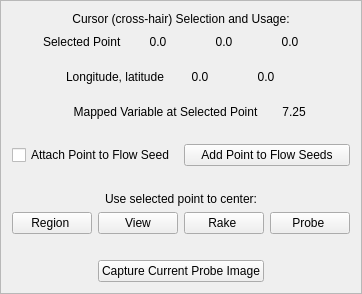
                <widget class="QFrame" name="frame8">
                 <property name="frameShape">
                  <enum>QFrame::StyledPanel</enum>
                 </property>
                 <property name="frameShadow">
                  <enum>QFrame::Raised</enum>
                 </property>
                 <layout class="QHBoxLayout">
                  <item>
                   <layout class="QVBoxLayout">
                    <item>
                     <widget class="QLabel" name="textLabel2_6">
                      <property name="text">
                       <string>Cursor (cross-hair) Selection and Usage:</string>
                      </property>
                      <property name="alignment">
                       <set>Qt::AlignCenter</set>
                      </property>
                      <property name="wordWrap">
                       <bool>false</bool>
                      </property>
                     </widget>
                    </item>
                    <item>
                     <layout class="QHBoxLayout">
                      <item>
                       <spacer name="spacer149">
                        <property name="orientation">
                         <enum>Qt::Horizontal</enum>
                        </property>
                        <property name="sizeType">
                         <enum>QSizePolicy::Expanding</enum>
                        </property>
                        <property name="sizeHint" stdset="0">
                         <size>
                          <width>21</width>
                          <height>20</height>
                         </size>
                        </property>
                       </spacer>
                      </item>
                      <item>
                       <widget class="QLabel" name="textLabel5">
                        <property name="text">
                         <string>Selected Point</string>
                        </property>
                        <property name="wordWrap">
                         <bool>false</bool>
                        </property>
                       </widget>
                      </item>
                      <item>
                       <widget class="QLabel" name="selectedXLabel">
                        <property name="minimumSize">
                         <size>
                          <width>60</width>
                          <height>0</height>
                         </size>
                        </property>
                        <property name="toolTip">
                         <string>X-coordinate of  point at cross-hairs</string>
                        </property>
                        <property name="text">
                         <string>0.0</string>
                        </property>
                        <property name="alignment">
                         <set>Qt::AlignCenter</set>
                        </property>
                        <property name="wordWrap">
                         <bool>false</bool>
                        </property>
                       </widget>
                      </item>
                      <item>
                       <widget class="QLabel" name="selectedYLabel">
                        <property name="minimumSize">
                         <size>
                          <width>60</width>
                          <height>0</height>
                         </size>
                        </property>
                        <property name="toolTip">
                         <string>Y-coordinate of selected point at cross-hairs</string>
                        </property>
                        <property name="text">
                         <string>0.0</string>
                        </property>
                        <property name="alignment">
                         <set>Qt::AlignCenter</set>
                        </property>
                        <property name="wordWrap">
                         <bool>false</bool>
                        </property>
                       </widget>
                      </item>
                      <item>
                       <widget class="QLabel" name="selectedZLabel">
                        <property name="minimumSize">
                         <size>
                          <width>60</width>
                          <height>0</height>
                         </size>
                        </property>
                        <property name="toolTip">
                         <string>Z-coordinate of selected point at cross-hairs</string>
                        </property>
                        <property name="text">
                         <string>0.0</string>
                        </property>
                        <property name="alignment">
                         <set>Qt::AlignCenter</set>
                        </property>
                        <property name="wordWrap">
                         <bool>false</bool>
                        </property>
                       </widget>
                      </item>
                      <item>
                       <spacer name="spacer150">
                        <property name="orientation">
                         <enum>Qt::Horizontal</enum>
                        </property>
                        <property name="sizeType">
                         <enum>QSizePolicy::Expanding</enum>
                        </property>
                        <property name="sizeHint" stdset="0">
                         <size>
                          <width>21</width>
                          <height>20</height>
                         </size>
                        </property>
                       </spacer>
                      </item>
                     </layout>
                    </item>
                    <item>
                     <widget class="QFrame" name="latLonFrame">
                      <property name="frameShape">
                       <enum>QFrame::NoFrame</enum>
                      </property>
                      <property name="frameShadow">
                       <enum>QFrame::Plain</enum>
                      </property>
                      <layout class="QHBoxLayout">
                       <item>
                        <layout class="QHBoxLayout">
                         <item>
                          <spacer name="spacer149_2">
                           <property name="orientation">
                            <enum>Qt::Horizontal</enum>
                           </property>
                           <property name="sizeType">
                            <enum>QSizePolicy::Expanding</enum>
                           </property>
                           <property name="sizeHint" stdset="0">
                            <size>
                             <width>21</width>
                             <height>20</height>
                            </size>
                           </property>
                          </spacer>
                         </item>
                         <item>
                          <widget class="QLabel" name="textLabel5_2">
                           <property name="text">
                            <string>Longitude, latitude</string>
                           </property>
                           <property name="wordWrap">
                            <bool>false</bool>
                           </property>
                          </widget>
                         </item>
                         <item>
                          <widget class="QLabel" name="selectedLonLabel">
                           <property name="minimumSize">
                            <size>
                             <width>60</width>
                             <height>0</height>
                            </size>
                           </property>
                           <property name="toolTip">
                            <string>Longitude and latitude of selected point at cross-hairs</string>
                           </property>
                           <property name="text">
                            <string>0.0</string>
                           </property>
                           <property name="alignment">
                            <set>Qt::AlignCenter</set>
                           </property>
                           <property name="wordWrap">
                            <bool>false</bool>
                           </property>
                          </widget>
                         </item>
                         <item>
                          <widget class="QLabel" name="selectedLatLabel">
                           <property name="minimumSize">
                            <size>
                             <width>60</width>
                             <height>0</height>
                            </size>
                           </property>
                           <property name="toolTip">
                            <string>Longitude and latitude of selected point at cross-hairs</string>
                           </property>
                           <property name="text">
                            <string>0.0</string>
                           </property>
                           <property name="alignment">
                            <set>Qt::AlignCenter</set>
                           </property>
                           <property name="wordWrap">
                            <bool>false</bool>
                           </property>
                          </widget>
                         </item>
                         <item>
                          <spacer name="spacer150_2">
                           <property name="orientation">
                            <enum>Qt::Horizontal</enum>
                           </property>
                           <property name="sizeType">
                            <enum>QSizePolicy::Expanding</enum>
                           </property>
                           <property name="sizeHint" stdset="0">
                            <size>
                             <width>21</width>
                             <height>20</height>
                            </size>
                           </property>
                          </spacer>
                         </item>
                        </layout>
                       </item>
                      </layout>
                     </widget>
                    </item>
                    <item>
                     <layout class="QHBoxLayout">
                      <item>
                       <spacer name="spacer151">
                        <property name="orientation">
                         <enum>Qt::Horizontal</enum>
                        </property>
                        <property name="sizeType">
                         <enum>QSizePolicy::Expanding</enum>
                        </property>
                        <property name="sizeHint" stdset="0">
                         <size>
                          <width>61</width>
                          <height>20</height>
                         </size>
                        </property>
                       </spacer>
                      </item>
                      <item>
                       <widget class="QLabel" name="variableLabel">
                        <property name="toolTip">
                         <string>value of variable or magnitude of variable(s)at selected point</string>
                        </property>
                        <property name="whatsThis">
                         <string>When there is one mapped variable, the value of that variable at the selected point is displayed.  When multiple mapped variables are selected, the magnitude of the vector comprised of those variables is displayed.  The value is only displayed if the probe is enabled and if the selected point is in the current region.</string>
                        </property>
                        <property name="text">
                         <string>Mapped Variable at Selected Point</string>
                        </property>
                        <property name="alignment">
                         <set>Qt::AlignCenter</set>
                        </property>
                        <property name="wordWrap">
                         <bool>false</bool>
                        </property>
                       </widget>
                      </item>
                      <item>
                       <widget class="QLabel" name="valueMagLabel">
                        <property name="minimumSize">
                         <size>
                          <width>60</width>
                          <height>0</height>
                         </size>
                        </property>
                        <property name="toolTip">
                         <string>value or magnitude of variable(s)at selected point </string>
                        </property>
                        <property name="text">
                         <string>7.25</string>
                        </property>
                        <property name="alignment">
                         <set>Qt::AlignCenter</set>
                        </property>
                        <property name="wordWrap">
                         <bool>false</bool>
                        </property>
                       </widget>
                      </item>
                      <item>
                       <spacer name="spacer152_2">
                        <property name="orientation">
                         <enum>Qt::Horizontal</enum>
                        </property>
                        <property name="sizeType">
                         <enum>QSizePolicy::Expanding</enum>
                        </property>
                        <property name="sizeHint" stdset="0">
                         <size>
                          <width>21</width>
                          <height>20</height>
                         </size>
                        </property>
                       </spacer>
                      </item>
                     </layout>
                    </item>
                    <item>
                     <spacer name="spacer148">
                      <property name="orientation">
                       <enum>Qt::Vertical</enum>
                      </property>
                      <property name="sizeType">
                       <enum>QSizePolicy::Expanding</enum>
                      </property>
                      <property name="sizeHint" stdset="0">
                       <size>
                        <width>20</width>
                        <height>16</height>
                       </size>
                      </property>
                     </spacer>
                    </item>
                    <item>
                     <layout class="QHBoxLayout">
                      <item>
                       <widget class="QCheckBox" name="attachSeedCheckbox">
                        <property name="toolTip">
                         <string>Check this box to attach the selected point to a seed in the currently applicable flow instance at the current time step.</string>
                        </property>
                        <property name="whatsThis">
                         <string>The current selected point in the probe
can be inserted into the list of seeds in
the flow instance that is currently active
in the active visualizer.  When you click &quot;Add
Point to Flow Seeds&quot;, the point will be
added to the list of seeds at the current
time step. The resulting flow line will be 
immediately visualized if that flow instance
is enabled and set to use the seed list,
provided of course that the seed is inside
the current region.
If you check the &quot;Attach Point to flow seed&quot;,
then the seed will move around as you
change the selection in the probe</string>
                        </property>
                        <property name="text">
                         <string>Attach Point to Flow Seed</string>
                        </property>
                       </widget>
                      </item>
                      <item>
                       <widget class="QPushButton" name="addSeedButton">
                        <property name="toolTip">
                         <string>Click to add the selected point to the seeds for the applicable flow panel, at the current time step</string>
                        </property>
                        <property name="whatsThis">
                         <string>The current selected point in the probe
can be inserted into the list of seeds in
the flow instance that is currently active
in the active visualizer.  When you click &quot;Add
Point to Flow Seeds&quot;, the point will be
added to the list of seeds at the current
time step. The resulting flow line will be 
immediately visualized if that flow instance
is enabled and set to use the seed list,
provided of course that the seed is inside
the current region.
If you check the &quot;Attach Point to flow seed&quot;,
then the seed will move around as you
change the selection in the probe</string>
                        </property>
                        <property name="text">
                         <string>Add Point to Flow Seeds</string>
                        </property>
                       </widget>
                      </item>
                     </layout>
                    </item>
                    <item>
                     <spacer name="spacer144">
                      <property name="orientation">
                       <enum>Qt::Vertical</enum>
                      </property>
                      <property name="sizeType">
                       <enum>QSizePolicy::Expanding</enum>
                      </property>
                      <property name="sizeHint" stdset="0">
                       <size>
                        <width>20</width>
                        <height>20</height>
                       </size>
                      </property>
                     </spacer>
                    </item>
                    <item>
                     <widget class="QLabel" name="textLabel11">
                      <property name="text">
                       <string>Use selected point to center:</string>
                      </property>
                      <property name="alignment">
                       <set>Qt::AlignCenter</set>
                      </property>
                      <property name="wordWrap">
                       <bool>false</bool>
                      </property>
                     </widget>
                    </item>
                    <item>
                     <layout class="QHBoxLayout">
                      <item>
                       <widget class="QPushButton" name="regionCenterButton">
                        <property name="toolTip">
                         <string>Click to move the current region center to the selected point</string>
                        </property>
                        <property name="whatsThis">
                         <string>When this is clicked, the selected point is made the center of the current region.  The region is shrunk as necessary to fit within the full data extents.</string>
                        </property>
                        <property name="text">
                         <string>Region </string>
                        </property>
                       </widget>
                      </item>
                      <item>
                       <widget class="QPushButton" name="viewCenterButton">
                        <property name="toolTip">
                         <string>Click to recenter viewpoint at selected point</string>
                        </property>
                        <property name="whatsThis">
                         <string>When this is clicked, the current viewpoint is modified to point at the selected point and the selected point becomes the rotation center.</string>
                        </property>
                        <property name="text">
                         <string>View</string>
                        </property>
                       </widget>
                      </item>
                      <item>
                       <widget class="QPushButton" name="rakeCenterButton">
                        <property name="toolTip">
                         <string>Click to reenter flow rake at selected point</string>
                        </property>
                        <property name="whatsThis">
                         <string>When clicked, the current selected point becomes the center of the current rake (for the current active flow instance).  The rake will be shrunk as necessary to fit within the data domain.</string>
                        </property>
                        <property name="text">
                         <string>Rake </string>
                        </property>
                       </widget>
                      </item>
                      <item>
                       <widget class="QPushButton" name="probeCenterButton">
                        <property name="toolTip">
                         <string>Click to recenter this probe at selected point</string>
                        </property>
                        <property name="whatsThis">
                         <string>When this button is clicked, this probe is moved so that its center becomes the selected point.</string>
                        </property>
                        <property name="text">
                         <string>Probe </string>
                        </property>
                       </widget>
                      </item>
                     </layout>
                    </item>
                    <item>
                     <spacer name="spacer59">
                      <property name="orientation">
                       <enum>Qt::Vertical</enum>
                      </property>
                      <property name="sizeType">
                       <enum>QSizePolicy::Expanding</enum>
                      </property>
                      <property name="sizeHint" stdset="0">
                       <size>
                        <width>20</width>
                        <height>20</height>
                       </size>
                      </property>
                     </spacer>
                    </item>
                    <item>
                     <layout class="QHBoxLayout">
                      <item>
                       <spacer name="spacer57">
                        <property name="orientation">
                         <enum>Qt::Horizontal</enum>
                        </property>
                        <property name="sizeType">
                         <enum>QSizePolicy::Expanding</enum>
                        </property>
                        <property name="sizeHint" stdset="0">
                         <size>
                          <width>41</width>
                          <height>20</height>
                         </size>
                        </property>
                       </spacer>
                      </item>
                      <item>
                       <widget class="QPushButton" name="captureButton">
                        <property name="toolTip">
                         <string>Click to write current  image to jpeg file</string>
                        </property>
                        <property name="whatsThis">
                         <string>When the &quot;Capture image to file&quot; button is clicked, the current cross-section view is captured to a jpeg image file, of size sufficient to display the data at the selected refinement level.  Flow images will not necessarily be captured at the correct aspect ratio.</string>
                        </property>
                        <property name="text">
                         <string>Capture Current Probe Image</string>
                        </property>
                       </widget>
                      </item>
                      <item>
                       <spacer name="spacer100">
                        <property name="orientation">
                         <enum>Qt::Horizontal</enum>
                        </property>
                        <property name="sizeType">
                         <enum>QSizePolicy::Expanding</enum>
                        </property>
                        <property name="sizeHint" stdset="0">
                         <size>
                          <width>41</width>
                          <height>20</height>
                         </size>
                        </property>
                       </spacer>
                      </item>
                     </layout>
                    </item>
                   </layout>
                  </item>
                 </layout>
                </widget>
